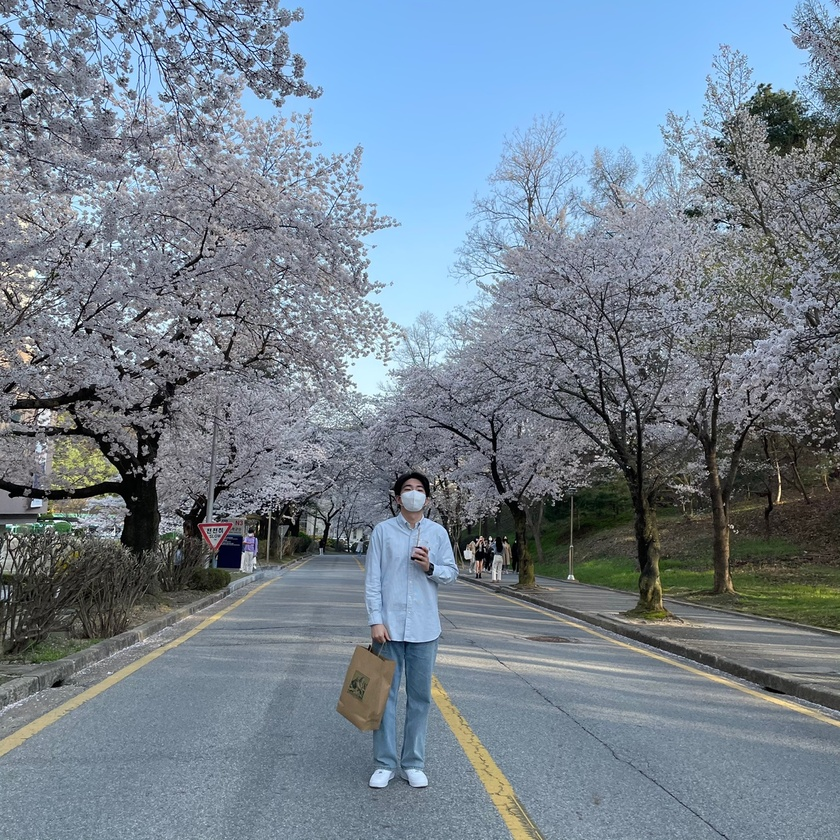
#> input picture Image_Processing/week05/practice/IMG_7982.JPG, 840 x 840 px, shrunk from 1440 x 1440 before the run
$ python DoG.py
#> lines starting #> are read from the running program, lines starting #| are printed output that depends on the picture
### Image_Processing/my_library/filtering.py
import cv2
import numpy as np

def my_padding(src, pad_shape, pad_type='zero'):
    # Zero Padding
    (h, w) = src.shape
    (p_h, p_w) = pad_shape
    pad_img = np.zeros((h+2*p_h, w+2*p_w))
    pad_img[p_h:p_h+h, p_w:p_w+w] = src

    # Repetition Padding
    if pad_type == 'repetition':
        print('repetition padding')
        # up
        pad_img[:p_h, p_w:p_w+w] = src[0, :]
        # down
        pad_img[p_h+h:, p_w:p_w+w] = src[h-1, :]
        # left
        pad_img[:, :p_w] = pad_img[:, p_w:p_w+1]
        # right
        pad_img[:, p_w+w:] = pad_img[:, p_w+w-1:p_w+w]

    else:
        print('zero padding')

    return pad_img

def my_filtering(src, mask, pad_type='zero'):
    (h, w) = src.shape
    (h_m, w_m) = mask.shape
    src_pad = my_padding(src, (h_m//2, w_m//2), pad_type)
    dst = np.zeros((h, w))
    for row in range(h):
        for col in range(w):
            val = np.sum(src_pad[row:row+h_m, col:col+w_m]*mask)
            #val = np.clip(val, 0, 255)
            dst[row, col] = val

    #dst = (dst+0.5).astype(np.uint8)
    return dst

### Image_Processing/week05/practice/DoG.py
import cv2
import numpy as np

# library add
import os, sys
sys.path.append(os.path.dirname(os.path.abspath(os.path.dirname(__file__))))
from my_library.filtering import my_filtering

def get_DoG_filter(fsize, sigma=1):
    # 1D gaussian mask 만들기
    x = np.mgrid[-(fsize // 2):(fsize // 2) + 1, ]
    #x = np.zeros((1, fsize), dtype=np.float32)
    #for i in range(fsize):
    #    x[0, i] = i - (fsize // 2)
    y = x.T

    # Gaussian 공식 적용 (1D -> 2D)
    DoG_x = -(x/(sigma**2))*np.exp(-((x**2)+(y**2))/(2*(sigma**2)))
    DoG_y = -(y/(sigma**2))*np.exp(-((x**2)+(y**2))/(2*(sigma**2)))

    # 총 합을 1로 만든다.-> divide by zero (error)
    #DoG_x /= np.sum(DoG_x)
    #DoG_y /= np.sum(DoG_y)

    return DoG_x, DoG_y

def main():
    src = cv2.imread('IMG_7982.JPG', cv2.IMREAD_GRAYSCALE)
#> src: shape (840, 840); min 0, max 255, mean 127.7
    DoG_x, DoG_y = get_DoG_filter(fsize=3, sigma=1)

    # DoG mask sigma값 조절해서 mask 만들기
    # DoG_x, DoG_y filter 확인
    x, y = get_DoG_filter(fsize=256, sigma=40)
    x = ((x - np.min(x)) / np.max(x - np.min(x)) * 255).astype(np.uint8)
    y = ((y - np.min(y)) / np.max(y - np.min(y)) * 255).astype(np.uint8)

    dst_x = my_filtering(src, DoG_x, 'zero')
#> in my_padding, `pad_img[p_h:p_h+h, p_w:p_w+w] = src`:
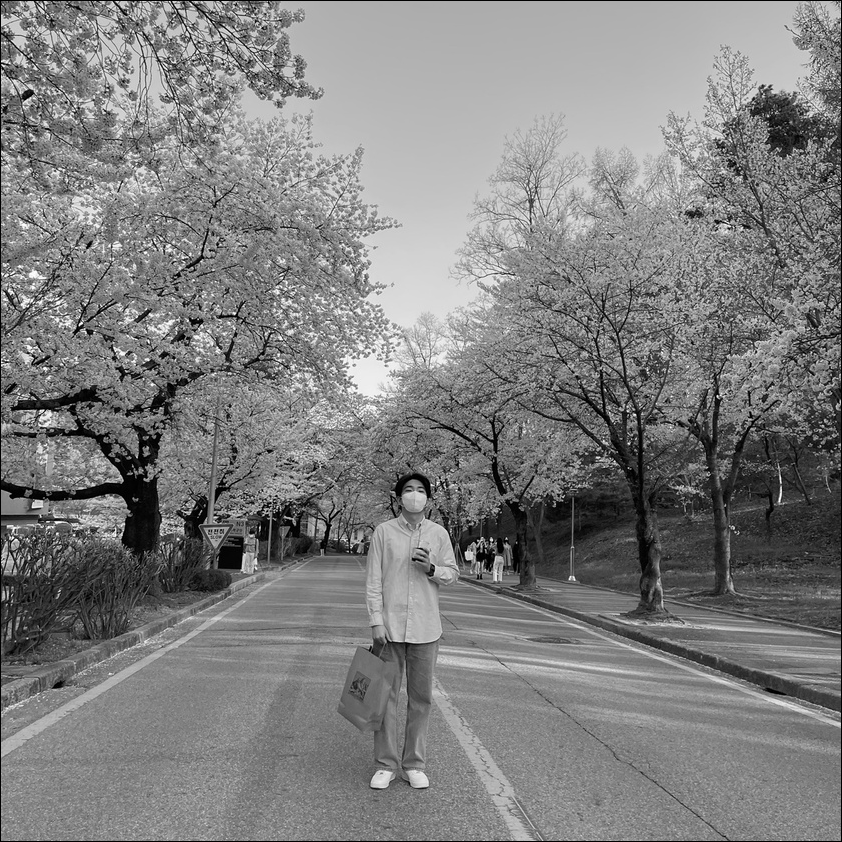
#> pad_img: shape (842, 842) float64; min 0, max 255, mean 127.1
    dst_y = my_filtering(src, DoG_y, 'zero')
#> call 2 of my_filtering, with mask = array of shape (3, 3), pad_type = 'zero'
#> after the loop in my_filtering (call 2), `for row in range(h):`:
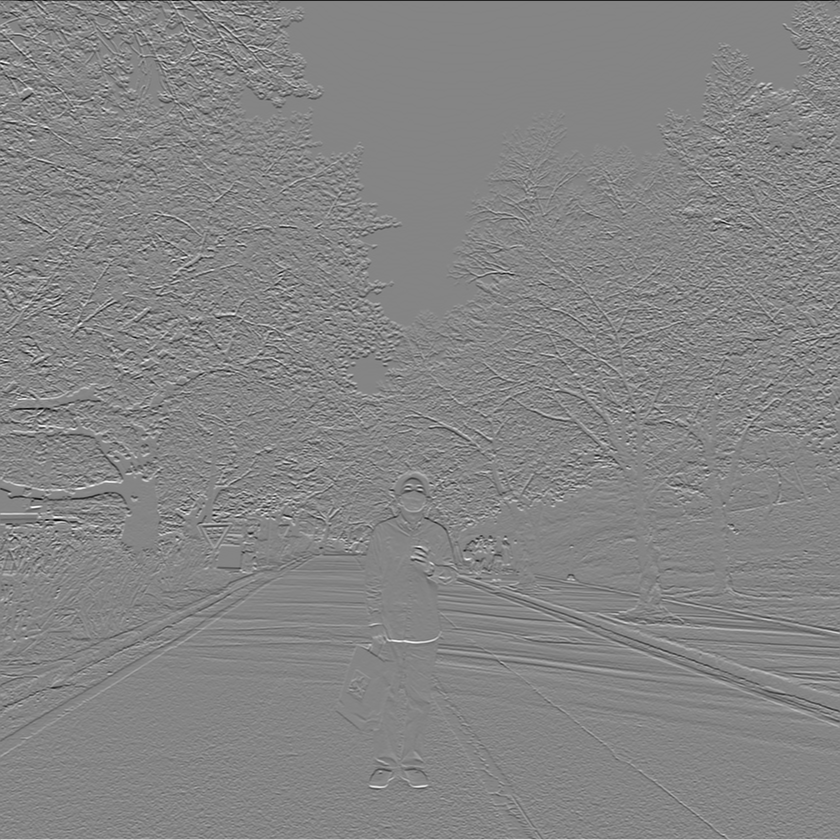
#> dst: shape (840, 840) float64; min -317.2, max 289.9, mean 0; drawn with min black and max white

    ###################################################
    # TODO                                            #
    # dst_x, dst_y 를 사용하여 magnitude 계산            #
    ###################################################
    #dst = np.sqrt(dst_y**2) + np.sqrt(dst_x**2)
    dst = np.abs(dst_y) + np.abs(dst_x)
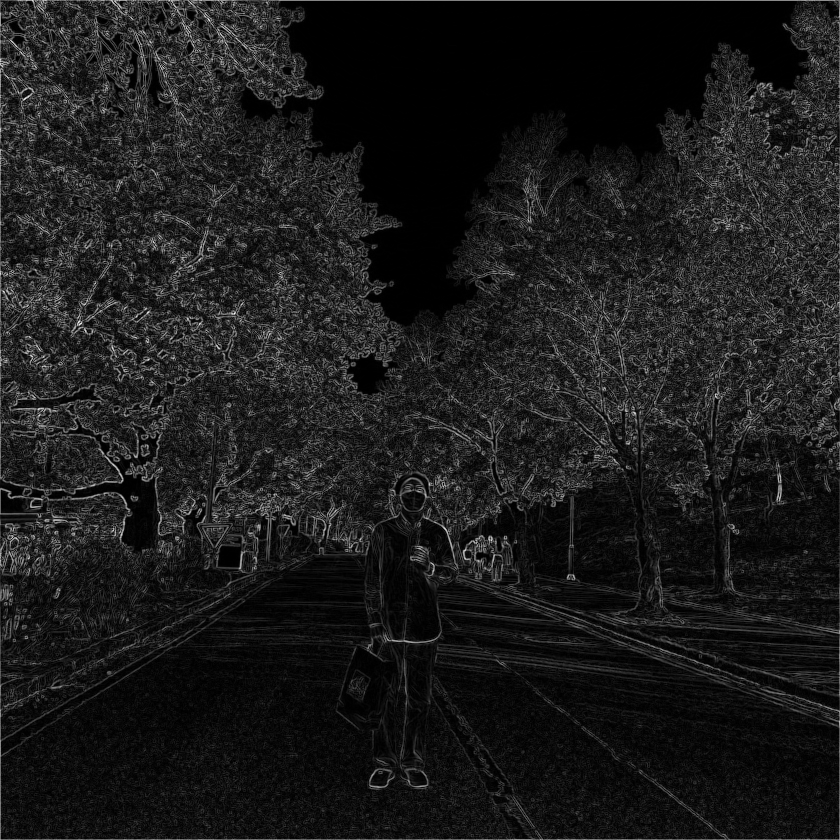
#> dst: shape (840, 840) float64; min 0, max 452.7, mean 49.2; drawn with min black and max white

    # normalizing
    #dst_norm = (dst - np.min(dst)) / np.max(dst - np.min(dst))

    cv2.imshow('DoG_x filter', x)
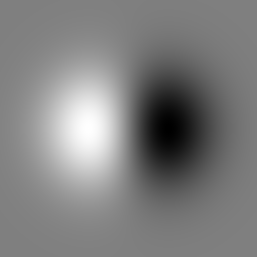
#> window 'DoG_x filter': shape (257, 257); min 0, max 255, mean 127
    cv2.imshow('DoG_y filter', y)
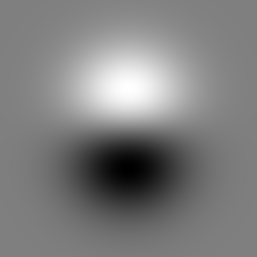
#> window 'DoG_y filter': shape (257, 257); min 0, max 255, mean 127
    cv2.imshow('dst_x', dst_x/255)
    cv2.imshow('dst_y', dst_y/255)
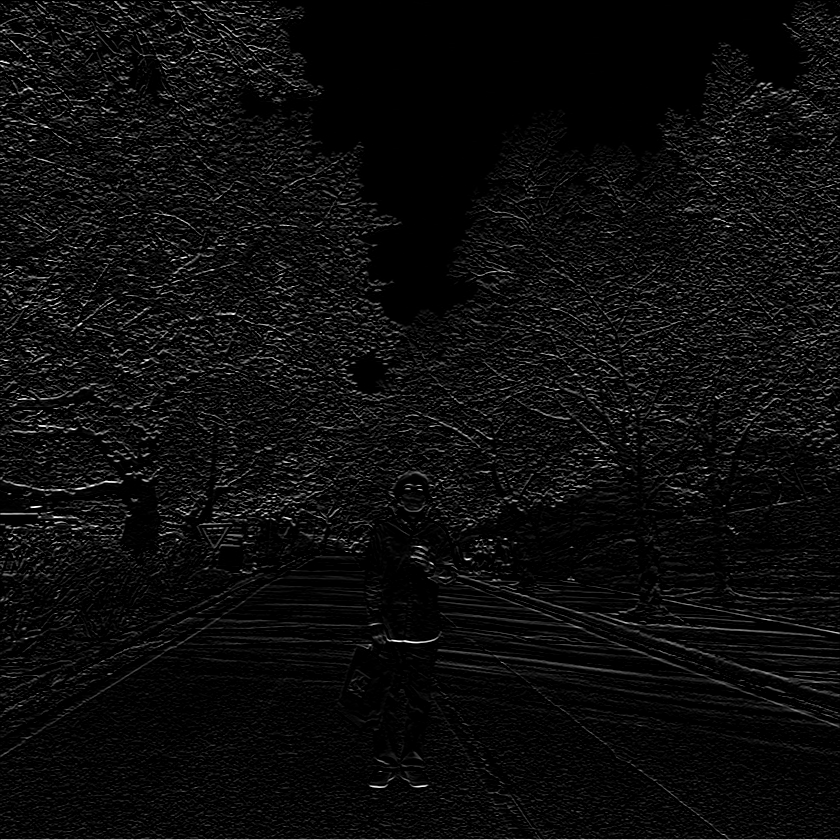
#> window 'dst_y': shape (840, 840); min 0, max 255, mean 12.8
    cv2.imshow('dst', dst/255)
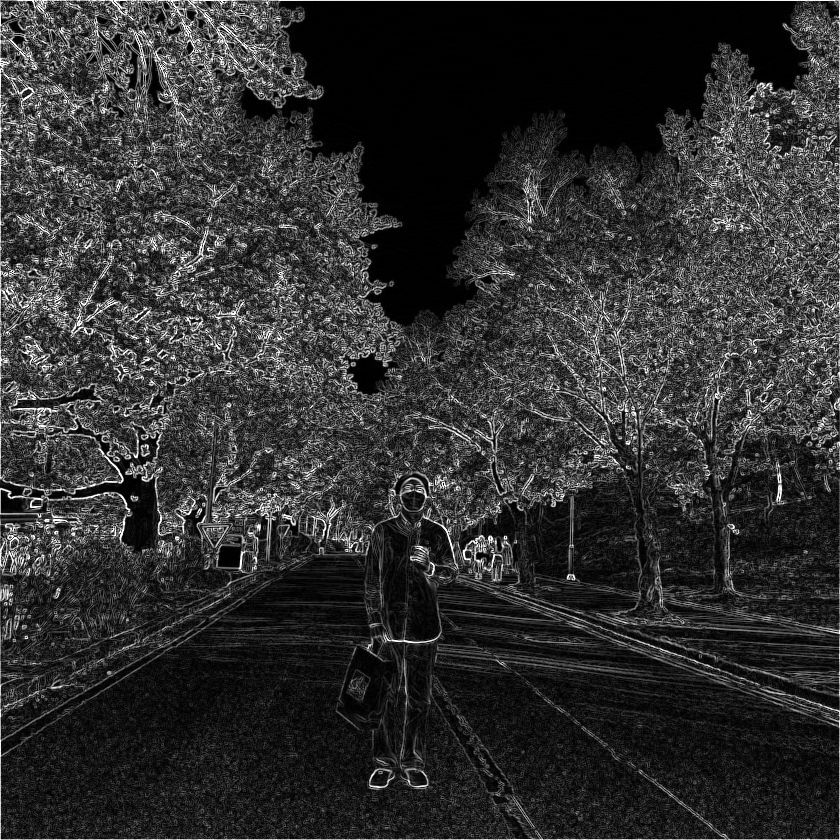
#> window 'dst': shape (840, 840); min 0, max 255, mean 48.7
    #cv2.imwrite('practice2.JPG', dst_norm)
    cv2.waitKey()
    cv2.destroyAllWindows()

if __name__ == '__main__':
    main()

$ run again, with Image_Processing/week05/practice/sobel_test.png saved as Image_Processing/week05/practice/IMG_7982.JPG
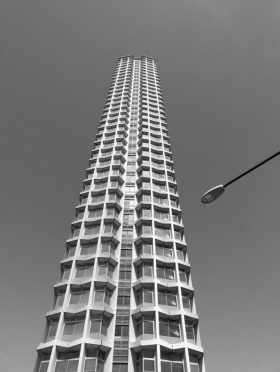
#> input picture Image_Processing/week05/practice/sobel_test.png, 280 x 372 px
#> in main, src is the input picture: shape (372, 280); min 3, max 255, mean 121.8
#> after the loop in my_filtering (call 2), `for row in range(h):`:
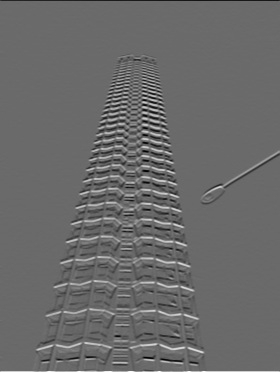
#> dst: shape (372, 280) float64; min -226.7, max 316, mean -0.1; drawn with min black and max white
#> in main, `cv2.imshow('dst', dst/255)`:
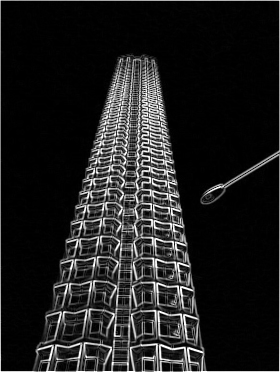
#> window 'dst': shape (372, 280); min 0, max 255, mean 31.1
